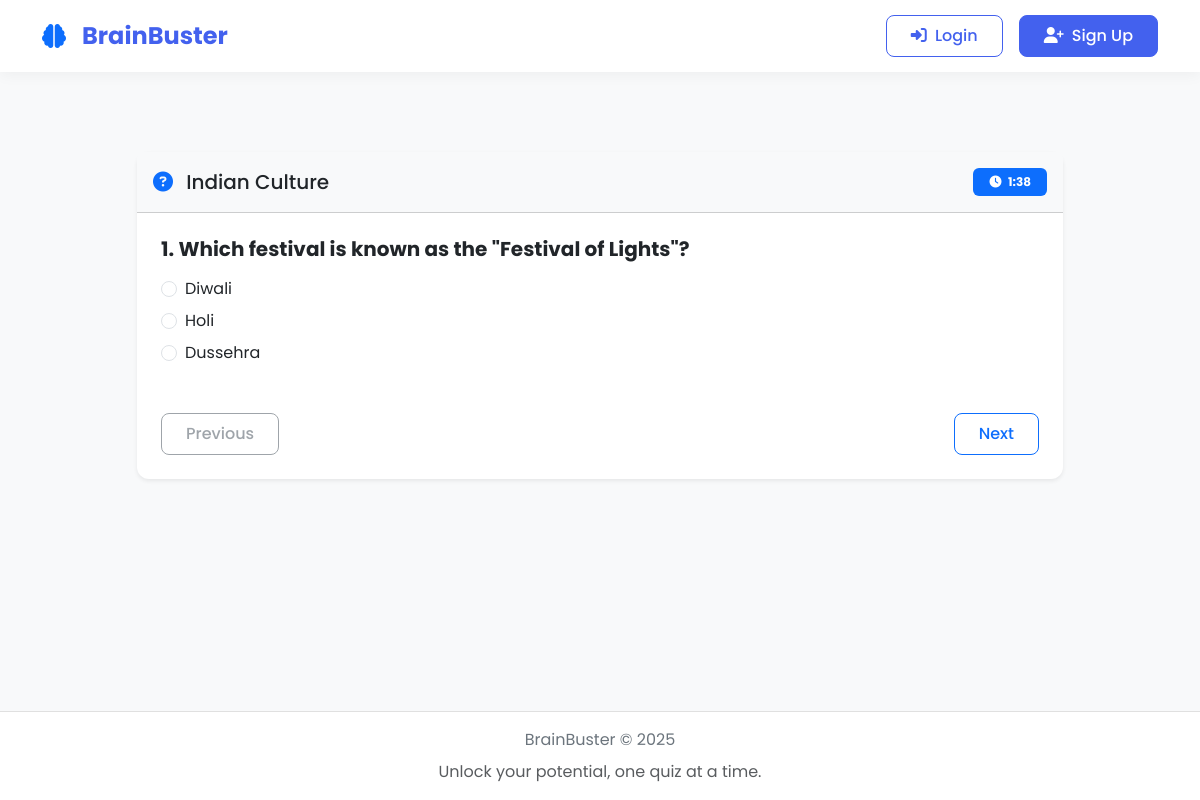
/quizzes/quiz/3/play/, run on the app's committed database.
### quizzes/models.py (models this page shows, shortened)
class Quiz(models.Model):
    title = models.CharField(max_length=255)
    description = models.TextField(blank=True, null=True)
    icon = models.CharField(max_length=50, default="question-circle")
    code = models.CharField(max_length=10, unique=True, default=generate_unique_code)
    created_by = models.ForeignKey(User, on_delete=models.CASCADE, related_name='quizzes')
    created_at = models.DateTimeField(auto_now=True)
    time_limit_per_question = models.IntegerField(help_text="Time limit in seconds", default=30)
    minimum_score_percentage = models.IntegerField(help_text="Minimum score required to pass (%)", default=60)

class Question(models.Model):
    quiz = models.ForeignKey(Quiz, related_name="questions", on_delete=models.CASCADE)
    text = models.TextField()

class Option(models.Model):
    question = models.ForeignKey(Question, related_name="options", on_delete=models.CASCADE)
    text = models.CharField(max_length=255)
    is_correct = models.BooleanField(default=False)

### quizzes/views.py (the view, shortened to what this page needs)
# urls.py: path('quiz/<int:quiz_id>/play/', views.play_quiz, name='play_quiz'),
def play_quiz(request, quiz_id):
    quiz = get_object_or_404(Quiz, id=quiz_id)
    if request.user.is_authenticated:
        is_creator = quiz.created_by == request.user
        is_participant = quiz.participations.filter(user=request.user).exists()
    else:
        is_creator = False
        is_participant = False
    questions = list(quiz.questions.prefetch_related('options').all())
    return render(request, 'quizzes/play_quiz.html', {
        'quiz': quiz,
        'questions': questions,
        'is_creator': is_creator
    })

### templates/quizzes/play_quiz.html (shortened to what this page needs)
{% extends 'base.html' %}
{% block content %}
<div class="container py-5">
    <div class="row justify-content-center">
        <div class="col-md-10">
            <div class="card shadow-sm border-0">
                <div class="card-header bg-light py-3">
                    <div class="d-flex justify-content-between align-items-center">
                        <h5 class="mb-0">
                            <i class="fas fa-{{ quiz.icon|default:'question-circle' }} text-primary me-2"></i>
                            {{ quiz.title }}
                        </h5>
                        <div id="timer" class="badge bg-primary py-2 px-3">
                            <i class="fas fa-clock me-1"></i> <span id="timeRemaining">0:00</span>
                        </div>
                    </div>
                </div>
                <div class="card-body p-4">
                    <form id="quizForm" method="post" action="{% url 'play_quiz' quiz.id %}">
                        <div id="questionsContainer">
                            {% for question in questions %}
                            <div class="question mb-5" data-question-id="{{ question.id }}" style="display: none;">
                                <h5 class="fw-bold mb-3">{{ forloop.counter }}. {{ question.text }}</h5>
                                {% for option in question.options.all %}
                                <div class="form-check mb-2">
                                    <input class="form-check-input" type="radio" name="question_{{ question.id }}"
                                           id="option_{{ option.id }}" value="{{ option.id }}"
                                           data-question-id="{{ question.id }}">
                                    <label class="form-check-label" for="option_{{ option.id }}">
                                        {{ option.text }}
                                    </label>
                                </div>
                                {% endfor %}
                            </div>
                            {% endfor %}
                        </div>
                        <div class="d-flex justify-content-between mt-4">
                            <button type="button" id="prevBtn" class="btn btn-outline-secondary" disabled>Previous</button>
                            <button type="button" id="nextBtn" class="btn btn-outline-primary">Next</button>
                        </div>
                    </form>
                </div>
            </div>
        </div>
    </div>
</div>
{% endblock %}

### static/css/style.css (style rules this page uses)
:root { --primary: #4361ee; --secondary: #3f37c9; --accent: #4cc9f0; --light: #f8f9fa; --dark: #212529; --success: #4ade80; --warning: #fbbf24; --danger: #f87171; --info: #60a5fa; }
body { font-family: 'Poppins', sans-serif; background-color: #f8f9fa; color: var(--dark); min-height: 100vh; display: flex; flex-direction: column; }
.card { border-radius: 12px; border: none; box-shadow: 0 5px 15px rgba(0, 0, 0, 0.05); transition: transform 0.3s ease, box-shadow 0.3s ease; }
.btn { border-radius: 8px; padding: 0.5rem 1.5rem; font-weight: 500; transition: all 0.3s ease; }

### data on the page
Quiz: title "Indian Culture"
Question: text "Which festival is known as the \"Festival of Lights\"?"
Option: text "Diwali"
Option: text "Holi"
Option: text "Dussehra"
